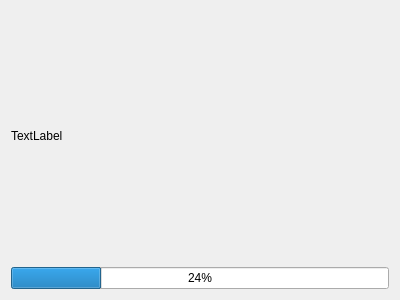
<?xml version="1.0" encoding="UTF-8"?>
<ui version="4.0">
 <class>ProgressStatus</class>
 <widget class="QWidget" name="ProgressStatus">
  <property name="geometry">
   <rect>
    <x>0</x>
    <y>0</y>
    <width>400</width>
    <height>300</height>
   </rect>
  </property>
  <property name="windowTitle">
   <string>Form</string>
  </property>
  <layout class="QVBoxLayout" name="verticalLayout">
   <item>
    <widget class="QLabel" name="label">
     <property name="text">
      <string>TextLabel</string>
     </property>
    </widget>
   </item>
   <item>
    <widget class="QProgressBar" name="progressBar">
     <property name="value">
      <number>24</number>
     </property>
    </widget>
   </item>
  </layout>
 </widget>
 <resources/>
 <connections/>
</ui>
